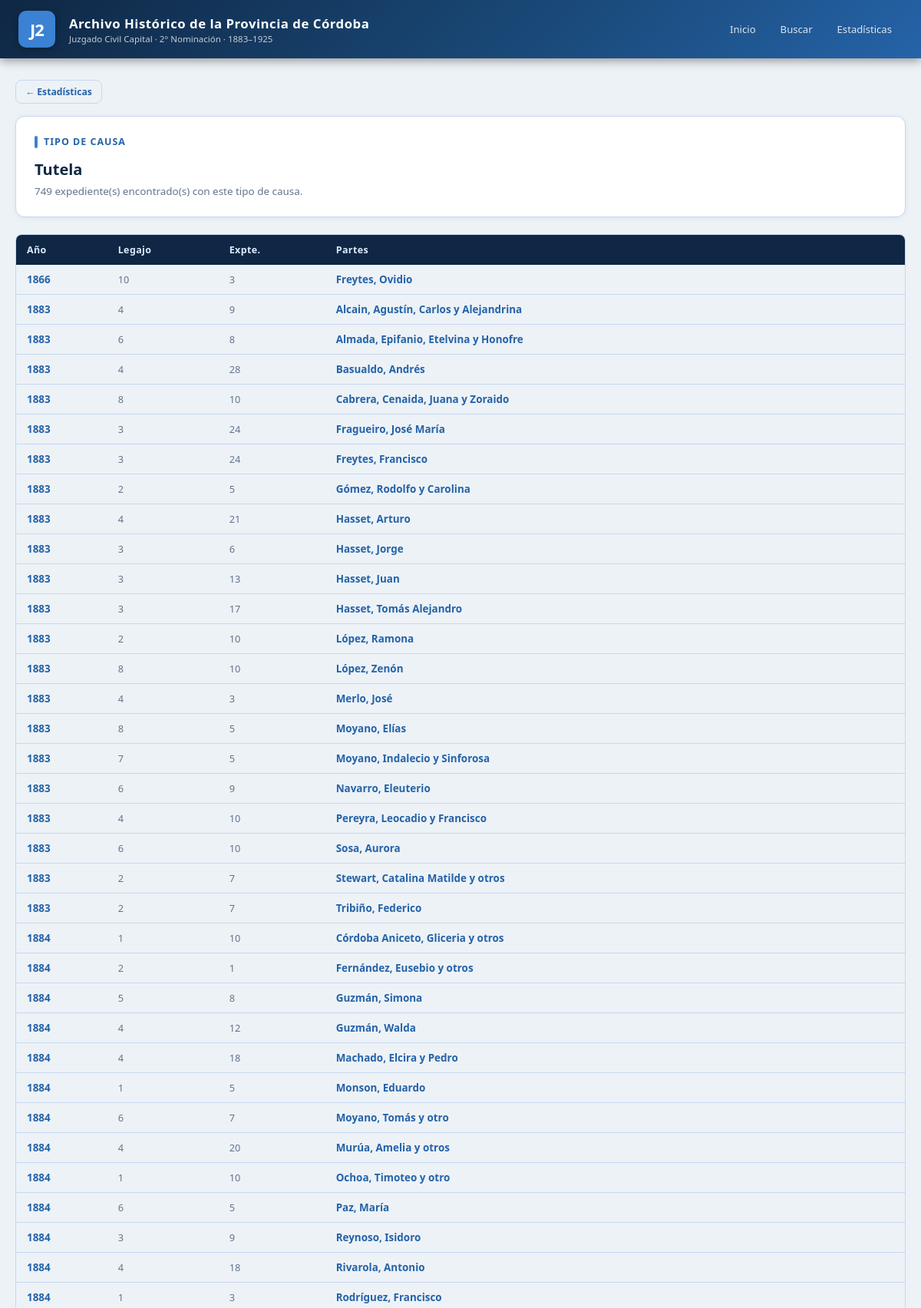
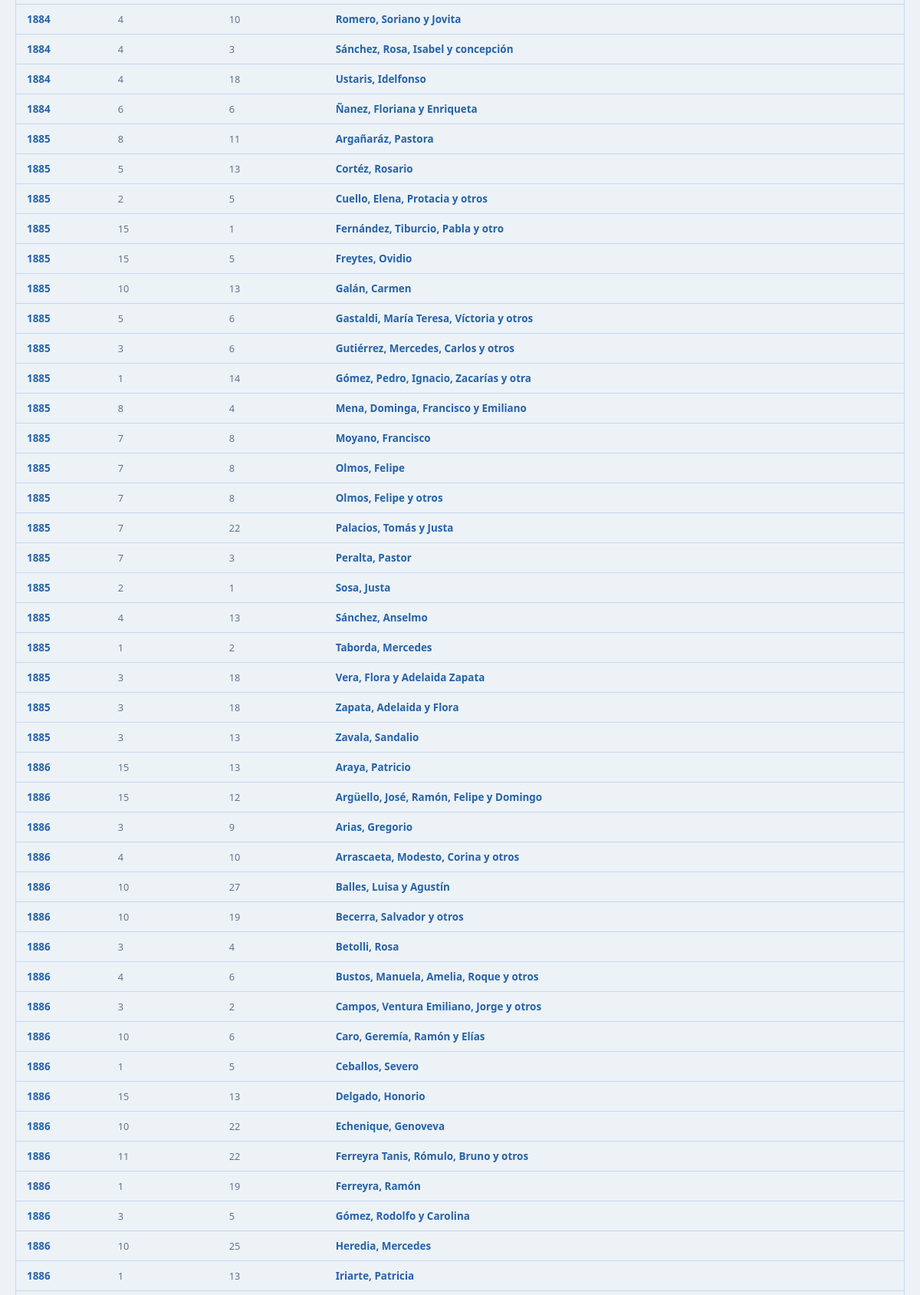
The app's page /causa/Tutela (upper part) with its own data (2 pictures, top to bottom).
### tables this page shows
CREATE TABLE registros (
    id INTEGER PRIMARY KEY AUTOINCREMENT,
    anio INTEGER, legajo TEXT, expediente TEXT,
    partes TEXT, causa TEXT);

### app.py (the view)
@app.route('/causa/<path:nombre>')
def por_causa(nombre):
    rows = query("""SELECT id, anio, legajo, expediente, partes, causa
                    FROM registros WHERE causa = ?
                    ORDER BY anio ASC, partes ASC""", (nombre,))
    if not rows:
        return "Causa no encontrada", 404
    return render_template('por_causa.html', causa=nombre, registros=[dict(r) for r in rows])

### app.py (called while the page is built)
def get_db():
    conn = sqlite3.connect(DB_PATH)
    conn.row_factory = sqlite3.Row
    return conn

def query(sql, params=()):
    conn = get_db()
    cur = conn.cursor()
    cur.execute(sql, params)
    rows = cur.fetchall()
    conn.close()
    return rows

### templates/por_causa.html (shortened to what this page needs)
{% extends "base.html" %}
{% block content %}
<div style="margin-bottom:16px;">
  <a href="/estadisticas" class="btn btn-outline btn-sm">← Estadísticas</a>
</div>
<div class="card">
  <div class="card-title">Tipo de causa</div>
  <h2 style="font-size:1.25rem;font-weight:800;color:var(--navy);margin-bottom:6px;">{{ causa }}</h2>
  <p style="color:var(--steel);font-size:.84rem;">{{ registros|length }} expediente(s) encontrado(s) con este tipo de causa.</p>
</div>
<div class="table-wrap">
  <table>
    <thead><tr><th>Año</th><th>Legajo</th><th>Expte.</th><th>Partes</th></tr></thead>
    <tbody>
    {% for r in registros %}
    <tr>
      <td class="td-year">{{ r.anio or '—' }}</td>
      <td class="td-num">{{ r.legajo or '' }}</td>
      <td class="td-num">{{ r.expediente or '' }}</td>
      <td class="td-partes"><a href="/detalle/{{ r.id }}" class="row-link">{{ r.partes }}</a></td>
    </tr>
    {% endfor %}
    </tbody>
  </table>
</div>
{% endblock %}

### templates/base.html (style rules this page uses)
:root { --navy: #0f2744; --blue: #1a4a7a; --mid: #2563a8; --accent: #3b82d4; --light: #dbeafe; --pale: #f0f6ff; --steel: #64748b; --border: #c5d8f0; --white: #ffffff; --text: #1e293b; --muted: #475569; --hover: #eef5ff; --gold: #f59e0b; }
* { box-sizing: border-box; margin: 0; padding: 0; }
body { font-family: 'Segoe UI', system-ui, sans-serif; background: #edf2f7; color: var(--text); min-height: 100vh; }
.card { background: var(--white); border-radius: 12px; border: 1px solid var(--border); box-shadow: 0 1px 6px rgba(30,60,100,.07); padding: 24px; margin-bottom: 22px; }
.card-title { font-size: .78rem; font-weight: 700; text-transform: uppercase; letter-spacing: 1px; color: var(--mid); margin-bottom: 14px; display: flex; align-items: center; gap: 8px; }
.card-title::before { content: ''; display: inline-block; width: 4px; height: 16px; background: var(--accent); border-radius: 2px; }
.table-wrap { overflow-x: auto; border-radius: 8px; border: 1px solid var(--border); }
table { width: 100%; border-collapse: collapse; font-size: .84rem; }
thead { background: var(--navy); color: var(--light); }
thead th { padding: 11px 14px; text-align: left; font-weight: 600; font-size: .78rem; letter-spacing: .4px; white-space: nowrap; }
tbody tr { border-bottom: 1px solid var(--border); transition: background .12s; }
tbody td { padding: 10px 14px; vertical-align: top; }
.td-year { color: var(--mid); font-weight: 700; white-space: nowrap; }
.td-partes { font-weight: 600; color: var(--text); }
.td-num { color: var(--steel); font-size: .8rem; }
.btn { display: inline-flex; align-items: center; gap: 6px; padding: 9px 18px; border-radius: 8px; border: none; font-size: .84rem; font-weight: 600; cursor: pointer; text-decoration: none; transition: all .18s; }
.btn-outline { background: transparent; color: var(--mid); border: 1.5px solid var(--border); }
.btn-sm { padding: 6px 12px; font-size: .76rem; }
a.row-link { color: var(--mid); text-decoration: none; }

### records on screen
registros: anio "1883", legajo "4", expediente "9", partes "Alcain, Agustín, Carlos y Alejandrina"
registros: anio "1883", legajo "6", expediente "8", partes "Almada, Epifanio, Etelvina y Honofre"
registros: anio "1883", legajo "4", expediente "28", partes "Basualdo, Andrés"
registros: anio "1883", legajo "8", expediente "10", partes "Cabrera, Cenaida, Juana y Zoraido"
registros: anio "1885", legajo "8", expediente "11", partes "Argañaráz, Pastora"
registros: anio "1886", legajo "15", expediente "13", partes "Araya, Patricio"
registros: anio "1886", legajo "15", expediente "12", partes "Argüello, José, Ramón, Felipe y Domingo"
registros: anio "1886", legajo "3", expediente "9", partes "Arias, Gregorio"
registros: anio "1886", legajo "4", expediente "10", partes "Arrascaeta, Modesto, Corina y otros"
registros: anio "1886", legajo "10", expediente "27", partes "Balles, Luisa y Agustín"
registros: anio "1886", legajo "10", expediente "19", partes "Becerra, Salvador y otros"
registros: anio "1886", legajo "3", expediente "4", partes "Betolli, Rosa"
registros: anio "1886", legajo "4", expediente "6", partes "Bustos, Manuela, Amelia, Roque y otros"
registros: anio "1886", legajo "3", expediente "2", partes "Campos, Ventura Emiliano, Jorge y otros"

### other values on screen
{{ causa }} "Tutela"
{{ registros|length }} "749"
{{ r.anio or '—' }} "1866" "1883" "1883" "1883" "1883" "1883" "1883" "1883" "1883" "1883" "1883" "1883" "1883" "1883" "1883" "1883" "1883" "1883" "1884" "1884" "1884" "1884" "1884" "1884" "1884" "1884" "1884" "1884" "1884" "1884" "1884" "1884" "1884" "1884" "1884" "1885" "1885" "1885" "1885" "1885" "1885" "1885" "1885" "1885" "1885" "1885" "1885" "1885" "1885" "1885" "1885" "1885" "1885" "1885" "1885" "1886" "1886" "1886" "1886" "1886" "1886" "1886" "1886" "1886"
{{ r.legajo or '' }} "10" "3" "3" "2" "4" "3" "3" "3" "2" "8" "4" "8" "7" "6" "4" "6" "2" "2" "1" "2" "5" "4" "4" "1" "6" "4" "1" "6" "3" "4" "1" "4" "4" "4" "6" "5" "2" "15" "15" "10" "5" "3" "1" "8" "7" "7" "7" "7" "7" "2" "4" "1" "3" "3" "3" "10" "1" "15" "10" "11" "1" "3" "10" "1"
{{ r.expediente or '' }} "3" "24" "24" "5" "21" "6" "13" "17" "10" "10" "3" "5" "5" "9" "10" "10" "7" "7" "10" "1" "8" "12" "18" "5" "7" "20" "10" "5" "9" "18" "3" "10" "3" "18" "6" "13" "5" "1" "5" "13" "6" "6" "14" "4" "8" "8" "8" "22" "3" "1" "13" "2" "18" "18" "13" "6" "5" "13" "22" "22" "19" "5" "25" "13"
{{ r.partes }} "Freytes, Ovidio" "Fragueiro, José María" "Freytes, Francisco" "Gómez, Rodolfo y Carolina" "Hasset, Arturo" "Hasset, Jorge" "Hasset, Juan" "Hasset, Tomás Alejandro" "López, Ramona" "López, Zenón" "Merlo, José" "Moyano, Elías" "Moyano, Indalecio y Sinforosa" "Navarro, Eleuterio" "Pereyra, Leocadio y Francisco" "Sosa, Aurora" "Stewart, Catalina Matilde y otros" "Tribiño, Federico" "Córdoba Aniceto, Gliceria y otros" "Fernández, Eusebio y otros" "Guzmán, Simona" "Guzmán, Walda" "Machado, Elcira y Pedro" "Monson, Eduardo" "Moyano, Tomás y otro" "Murúa, Amelia y otros" "Ochoa, Timoteo y otro" "Paz, María" "Reynoso, Isidoro" "Rivarola, Antonio" "Rodríguez, Francisco" "Romero, Soriano y Jovita" "Sánchez, Rosa, Isabel y concepción" "Ustaris, Idelfonso" "Ñanez, Floriana y Enriqueta" "Cortéz, Rosario" "Cuello, Elena, Protacia y otros" "Fernández, Tiburcio, Pabla y otro" "Freytes, Ovidio" "Galán, Carmen" "Gastaldi, María Teresa, Víctoria y otros" "Gutiérrez, Mercedes, Carlos y otros" "Gómez, Pedro, Ignacio, Zacarías y otra" "Mena, Dominga, Francisco y Emiliano" "Moyano, Francisco" "Olmos, Felipe" "Olmos, Felipe y otros" "Palacios, Tomás y Justa" "Peralta, Pastor" "Sosa, Justa" "Sánchez, Anselmo" "Taborda, Mercedes" "Vera, Flora y Adelaida Zapata" "Zapata, Adelaida y Flora" "Zavala, Sandalio" "Caro, Geremía, Ramón y Elías" "Ceballos, Severo" "Delgado, Honorio" "Echenique, Genoveva" "Ferreyra Tanis, Rómulo, Bruno y otros" "Ferreyra, Ramón" "Gómez, Rodolfo y Carolina" "Heredia, Mercedes" "Iriarte, Patricia"
